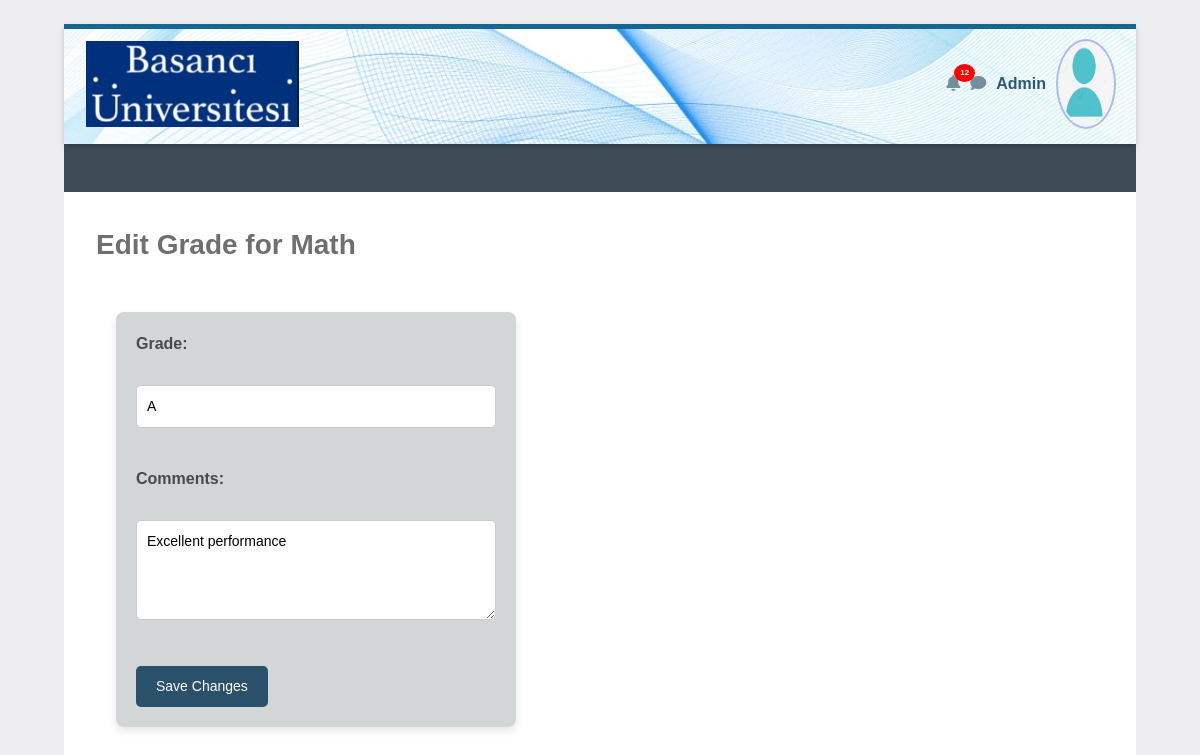
Page /admin/edit/1 on the earlier database version.
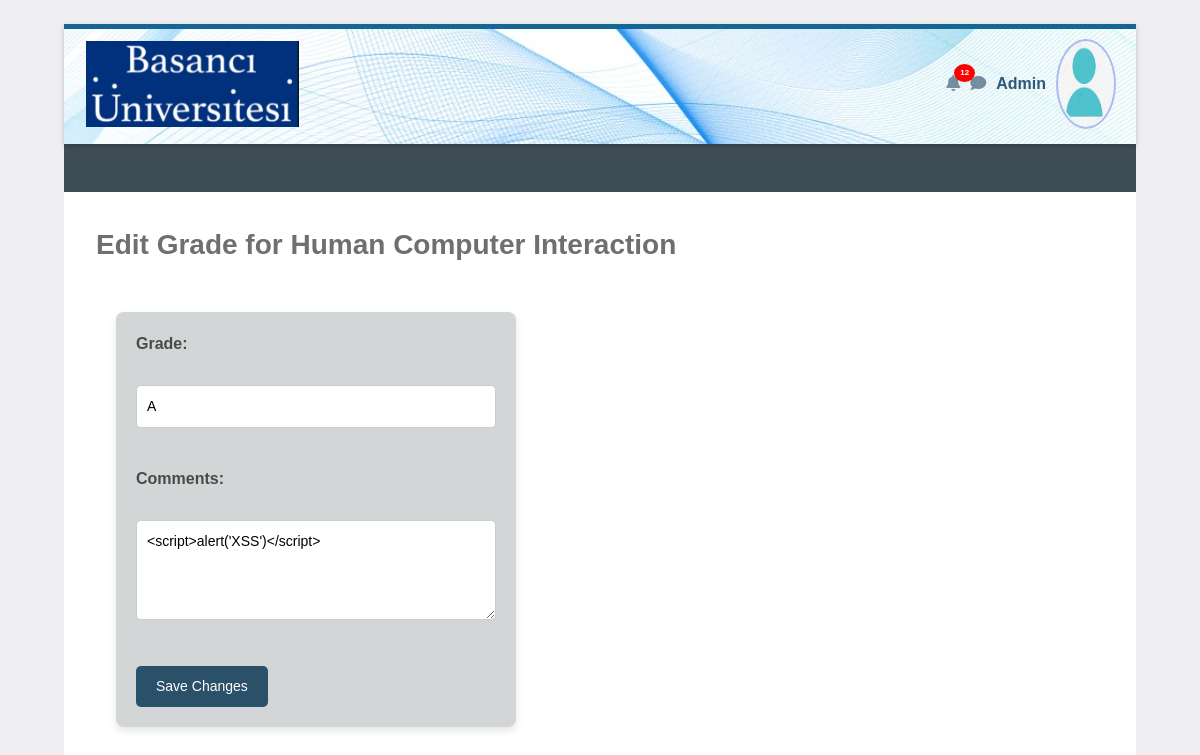
Same page on the later database version.
### tables this page shows
CREATE TABLE grades (
        id INTEGER PRIMARY KEY,
        student_id INTEGER,
        course TEXT,
        grade TEXT,
        comments TEXT,
        FOREIGN KEY(student_id) REFERENCES users(id)
    );

### app/routes.py (the view, shortened to what this page needs)
@main.route('/admin/edit/<grade_id>', methods=['GET', 'POST'])
def edit_grade(grade_id):
    conn = sqlite3.connect('vulnerable.db')
    c = conn.cursor()
    c.execute("SELECT course, grade, comments FROM grades WHERE id=?", (grade_id,))
    grade_data = c.fetchone()
    conn.close()
    return render_template('edit_grade.html', grade_data=grade_data)

### app/templates/edit_grade.html (shortened to what this page needs)
<!DOCTYPE html>
<html lang="en">
<head>
    <link rel="stylesheet" href="https://stackpath.bootstrapcdn.com/bootstrap/4.5.2/css/bootstrap.min.css">
    <link rel="stylesheet" href="https://cdnjs.cloudflare.com/ajax/libs/font-awesome/5.15.4/css/all.min.css">
</head>
<body>
    <div class="initialBox">
        <div class="navbar">
            <div>
                <img src="{{ url_for('static', filename='logo.png') }}" alt="Logo">
            </div>
            <div class="user-profile">
                <div class="notification">
                    <i class="fas fa-bell icn"></i>
                    <span class="notification-badge">12</span>
                </div>
                <div >
                    <i class="fas fa-comment icn"></i>
                </div>
                <div class="user-profile" onclick="toggleDropdown()">
                <span class="user-name">Admin</span>
                <img src="{{ url_for('static', filename='user.png') }}" alt="Profile" class="profile-img">
                </div>
            </div>
        </div>
        <div class="middle-bar">
        </div>
     <div class="wrapper">
            <div class="header">Edit Grade for {{ grade_data[0] }}</div>
            <form method="POST">
                <label for="grade">Grade:</label><br>
                <input type="text" id="grade" name="grade" value="{{ grade_data[1] }}" required><br><br>
                <label for="comments">Comments:</label><br>
                <textarea id="comments" name="comments" required>{{ grade_data[2] }}</textarea><br><br>
                <button type="submit">Save Changes</button>
            </form>
        </div>
</body>
</html>

Differences in the rows shown:
changed grades: course "Math" → "Human Computer Interaction"; comments "Excellent performance" → "<script>alert('XSS')</script>"
